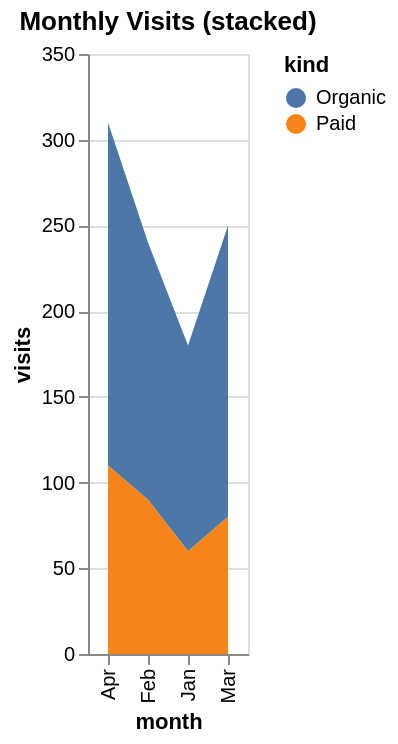

Describe this chart as a Vega-Lite specification.
### Vega-Lite specification from a JSON file in a GitHub repository (floating-point values rounded to 4 significant figures)
{"$schema": "https://vega.github.io/schema/vega-lite/v5.json", "mark": "area", "data": {"values": [{"month": "Jan", "kind": "Organic", "visits": 120}, {"month": "Jan", "kind": "Paid", "visits": 60}, {"month": "Feb", "kind": "Organic", "visits": 150}, {"month": "Feb", "kind": "Paid", "visits": 90}, {"month": "Mar", "kind": "Organic", "visits": 170}, {"month": "Mar", "kind": "Paid", "visits": 80}, {"month": "Apr", "kind": "Organic", "visits": 200}, {"month": "Apr", "kind": "Paid", "visits": 110}]}, "encoding": {"x": {"field": "month", "type": "ordinal"}, "y": {"field": "visits", "type": "quantitative"}, "color": {"field": "kind", "type": "nominal"}}, "title": "Monthly Visits (stacked)"}
